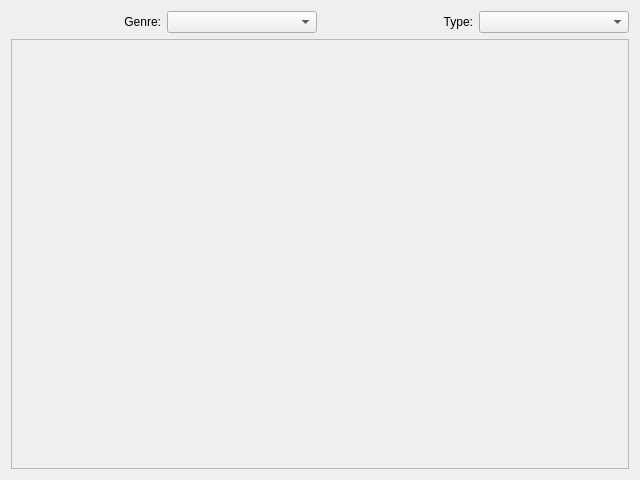
<?xml version="1.0" encoding="UTF-8"?>
<ui version="4.0">
 <class>BrowseSoundsDialog</class>
 <widget class="QDialog" name="BrowseSoundsDialog">
  <property name="geometry">
   <rect>
    <x>0</x>
    <y>0</y>
    <width>640</width>
    <height>480</height>
   </rect>
  </property>
  <property name="windowTitle">
   <string>Dialog</string>
  </property>
  <layout class="QVBoxLayout" name="verticalLayout">
   <item>
    <layout class="QHBoxLayout" name="horizontalLayout">
     <item>
      <widget class="QLabel" name="label">
       <property name="text">
        <string>Genre:</string>
       </property>
       <property name="alignment">
        <set>Qt::AlignmentFlag::AlignRight|Qt::AlignmentFlag::AlignTrailing|Qt::AlignmentFlag::AlignVCenter</set>
       </property>
      </widget>
     </item>
     <item>
      <widget class="QComboBox" name="genreSelectComboBox"/>
     </item>
     <item>
      <widget class="QLabel" name="label_2">
       <property name="text">
        <string>Type:</string>
       </property>
       <property name="alignment">
        <set>Qt::AlignmentFlag::AlignRight|Qt::AlignmentFlag::AlignTrailing|Qt::AlignmentFlag::AlignVCenter</set>
       </property>
      </widget>
     </item>
     <item>
      <widget class="QComboBox" name="typeSelectComboBox"/>
     </item>
    </layout>
   </item>
   <item>
    <widget class="QScrollArea" name="scrollArea">
     <property name="widgetResizable">
      <bool>true</bool>
     </property>
     <widget class="QWidget" name="scrollAreaWidgetContents">
      <property name="geometry">
       <rect>
        <x>0</x>
        <y>0</y>
        <width>620</width>
        <height>424</height>
       </rect>
      </property>
     </widget>
    </widget>
   </item>
  </layout>
 </widget>
 <resources/>
 <connections/>
</ui>
